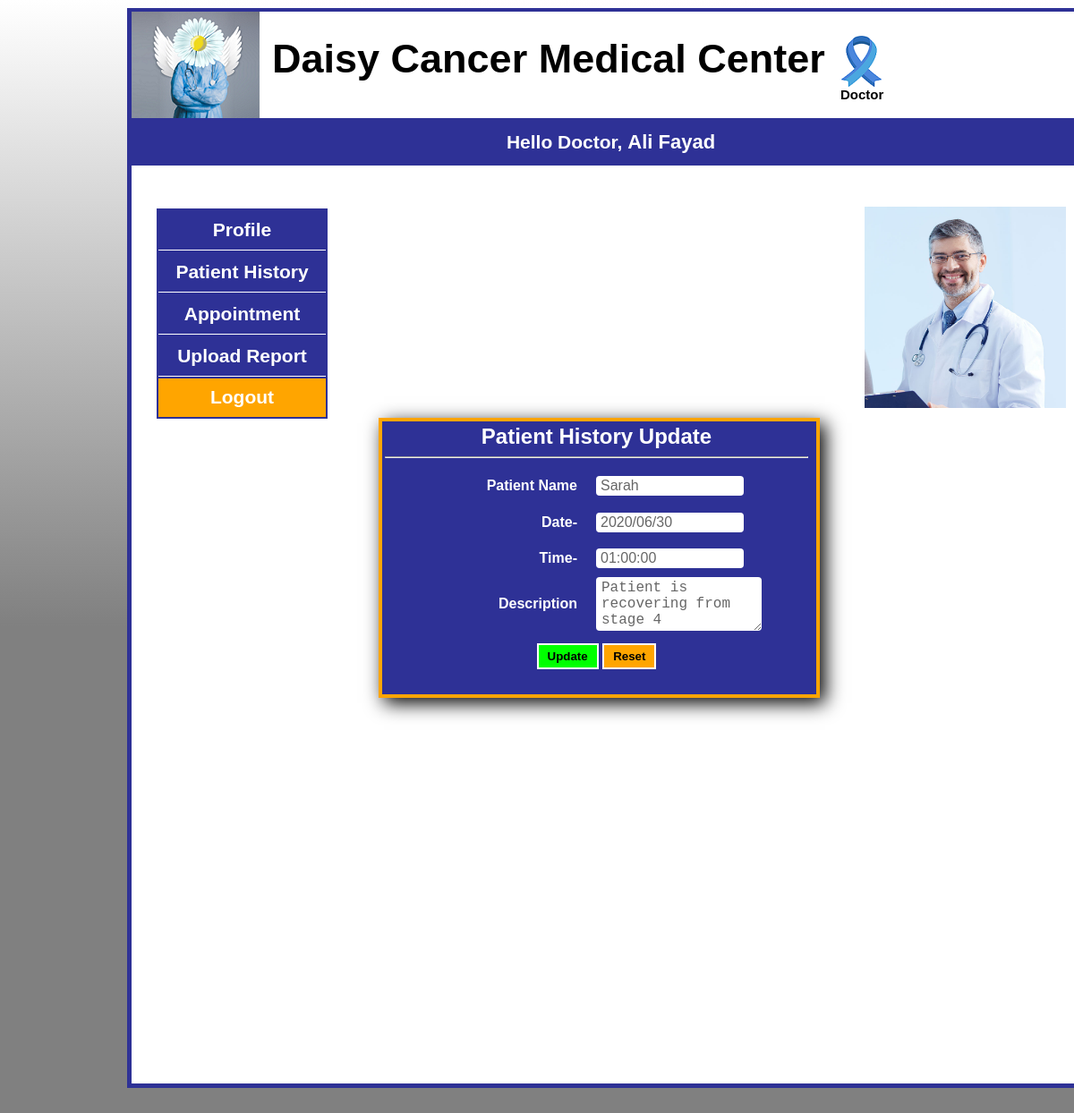
Screenshot of /Frontend/his_update1.php?hid=10 (signed in) with the database file from the repository.
### tables this page shows
CREATE TABLE `doctor` (
  `doctorID` int(20) NOT NULL,
  `d_name` varchar(50) NOT NULL,
  `specialty` varchar(20) NOT NULL,
  `d_address` varchar(70) DEFAULT NULL,
  `d_phone` varchar(15) DEFAULT NULL,
  `d_email` varchar(20) NOT NULL,
  `d_gender` varchar(10) DEFAULT NULL,
  `d_password` varchar(15) DEFAULT NULL,
  `d_image` varchar(50) DEFAULT NULL
);

CREATE TABLE `patient_history` (
  `historyID` int(11) NOT NULL,
  `patientID` int(20) NOT NULL,
  `doctorID` int(20) NOT NULL,
  `details` varchar(255) DEFAULT NULL,
  `date` date DEFAULT NULL,
  `time` time DEFAULT NULL
);

CREATE TABLE `patient` (
  `patientID` int(20) NOT NULL,
  `p_name` varchar(50) NOT NULL,
  `p_age` float DEFAULT NULL,
  `p_gender` varchar(10) DEFAULT NULL,
  `p_address` varchar(70) DEFAULT NULL,
  `p_phone` varchar(15) DEFAULT NULL,
  `p_email` varchar(20) NOT NULL,
  `p_password` varchar(15) NOT NULL,
  `p_image` varchar(50) DEFAULT NULL
);

### Frontend/his_update1.php (the view, shortened to what this page needs)
<html>
<head>
</head>
<body vlink="#FFFFFF">
	<div id="apDiv1">
		<?php include('doctor_header.php'); ?>
		<?php include('doctor_header2.php'); ?>
		<div id="apDiv17">
			<form name="form1" method="post" action="his_update2.php">
				<table width="479" border="0">
					<tr>
						<td height="44" colspan="3">
							<div align="center" style="font-size:24px;">Patient History Update</div>
							<hr>
						</td>
					</tr>
					<tr>
						<td width="215" height="39">
							<div align="right">Patient Name</div>
						</td>
						<td width="13">&nbsp;</td>
						<td width="237"><label for="textfield4"></label>
							<input type="text" name="patient" id="patient" value="<?php
																					$h_id = $_GET['hid'];
																					$querySelect = "select patient_history.patientID, p_name, details, historyID from patient, patient_history where historyID='$h_id' and patient_history.patientID = patient.patientID";
																					if (!($database = mysqli_connect("localhost", "root", "")))
																						die("Could not connect to database </body></html>");
																					if (!($result = mysqli_query($database, $querySelect))) {
																						print("<p>Could not execute query!</p>");
																						die(mysqli_error() . "</body></html>");
																					}
																					if ($result) {
																						while ($row = mysqli_fetch_row($result)) {
																							print $row[1];
																							$details = $row[2];
																						}
																					} else {
																						print mysql_error();
																					}
																					?>" onFocus="blur()"><input type="hidden" name="hid" value="<?php print $hid = $_GET['hid'];; ?>"> </td>
					</tr>
					<tr>
						<td height="40">
							<div align="right">Date-</div>
						</td>
						<td>&nbsp;</td>
						<td><label for="pname"></label>
							<input type="text" name="date" id="date" value="<?php print date("Y/m/d"); ?>" onFocus="blur()"></td>
					</tr>
					<tr>
						<td height="36">
							<div align="right">Time-</div>
						</td>
						<td>&nbsp;</td>
						<td><label for="textfield2"></label>
							<input type="text" name="time" id="time" value="<?php date_default_timezone_set('Asia/Calcutta');
																			print date("H:i:s"); ?>" onFocus="blur()"></td>
					</tr>
					<tr>
						<td>
							<div align="right">Description</div>
						</td>
						<td>&nbsp;</td>
						<td><label for="description"></label>
							<?php
							print '<textarea name="description" cols="25" rows="3" id="description" placeholder="Enter patient diagnostic detail" required>' . $details . '</textarea></td>'
							?>
					</tr>
					<tr>
						<td colspan="3">
							<div align="center">
								<input type="submit" name="Submit" id="button" value="Update">
								<input type="reset" name="button2" id="button2" value="Reset">
							</div>
						</td>
					</tr>
				</table>
			</form>
		</div>
	</div>
</body>
</html>

### Frontend/doctor_header.php (shortened to what this page needs)
<div id="apDiv2">
	<div id="apDiv4"></div>
	<div id="apDiv5">
		<div align="left">Daisy Cancer Medical Center <img src="Image/ribbon.png" align="top"></div>
		<div align="left" class="doctor">Doctor</div>
	</div>
</div>
<div id="apDiv6">
	<table width="1071" height="54" border="0">
		<tr>
			<td width="145">
				<div align="center" id="ap6"><a>Hello Doctor,
						<?php
						$uid = $_SESSION['id'];
						$querySelect = "select d_name from doctor where doctorID='$uid'";
						if (!($database = mysqli_connect("localhost", "root", "")))
							die("Could not connect to database </body></html>");
						if (!($result = mysqli_query($database, $querySelect))) {
							print("<p>Could not execute query!</p>");
							die(mysqli_error() . "</body></html>");
						}
						$row = mysqli_fetch_row($result);
						print "<font style='font-size:22px;'><strong>" . $row[0] . "</strong></font>";
						?>
					</a></div>
			</td>
		</tr>
	</table>
</div>

### Frontend/doctor_header2.php (shortened to what this page needs)
<html>
<head>
	<div id="apDiv12">
		<div id="apDiv15">
			<?php
			$uid = $_SESSION['id'];
			$querySelect = "select d_image from doctor where doctorID='$uid'";
			if (!($database = mysqli_connect("localhost", "root", "")))
				die("Could not connect to database </body></html>");
			if (!($result = mysqli_query($database, $querySelect))) {
				print("<p>Could not execute query!</p>");
				die(mysqli_error() . "</body></html>");
			}
			$row = mysqli_fetch_row($result);
			$img = $row[0];
			print "<img src='imge/";
			print $img;
			print "' height='225px' width='225px'>";
			?>
		</div>
		<div id="apDiv8">
			<table width="191" height="235" border="0">
				<tr>
					<td width="195">
						<div align="center"><a href="doctor_profile.php">Profile</a></div>
					</td>
				</tr>
				<tr>
					<td onMouseOver="show1()" onMouseOut="hide1()">
						<div align="center"><a href="#">Patient History</a></div>
					</td>
				</tr>
				<tr>
					<td onmouseover="show()" onMouseOut="hide()">
						<div align="center"><a href="#">Appointment</a></div>
					</td>
				</tr>
				<tr>
					<td>
						<div align="center"><a href="p_report.php">Upload Report</a></div>
					</td>
				</tr>
				<tr>
					<td class="logout">
						<div align="center"><a href="d_logout.php">Logout</a></div>
					</td>
				</tr>
			</table>
		</div>
	</div>

### Frontend/his_update1.php (style rules this page uses)
#apDiv17 { position: absolute; width: 485px; height: 305px; z-index: 11; left: 276px; top: 453px; border: 4px solid orange; background: #2e3196; box-shadow: 6px 6px 20px rgba(0, 0, 0, 1); }
#apDiv1 #apDiv17 form table { font-family: Tahoma, Geneva, sans-serif; }
#apDiv1 #apDiv17 form table tr td div { font-family: Tahoma, Geneva, sans-serif; color: white; font-weight: bold; font-size: 16px; }
#apDiv17 tr input[type="text"] { width: 165px; padding: 2px 5px; font-size: 16px; color: #666; border: none; background-image: -webkit-gradient(linear, » 0% 0%, 0% 12%, from(#999), to(#fff)); background-image: -moz-linear-gradient(0% 12% » 90deg, #fff, #999); background-color: #fff; -webkit-border-radius: 4px; -moz-border-radius: 4px; -o-border-radius: 4px; border-radius: 4px; }
#apDiv17 textarea { width: 185px; padding: 3px 6px; font-size: 16px; color: #666; border: none; background-image: -webkit-gradient(linear, » 0% 0%, 0% 12%, from(#999), to(#fff)); background-image: -moz-linear-gradient(0% 12% » 90deg, #fff, #999); background-color: #fff; -webkit-border-radius: 4px; -moz-border-radius: 4px; -o-border-radius: 4px; border-radius: 4px; }
#button { padding: 5 10 5 10; font-weight: bold; background-color: #00FF00; border: 2px solid white; margin-top: 10px; }
#button2 { padding: 5 10 5 10; font-weight: bold; background-color: orange; border: 2px solid white; }

### Frontend/doctor_header.php (style rules this page uses)
body { height: 1400px; background-image: linear-gradient(white, grey, grey); font-family: Arial, Helvetica, sans-serif; margin: 0 auto; padding: 0px; }
#apDiv1 { position: absolute; width: 1070px; height: 1197px; z-index: 1; left: 142px; top: 9px; color: #CCC; background-color: white; border: 5px solid #2e3196; }
#apDiv2 { position: absolute; width: 1071px; height: 119px; z-index: 1; left: 0px; top: -1px; color: #D6D6D6; background-color: #FFFFFF; ; }
#apDiv4 { position: absolute; width: 151px; height: 120px; z-index: 2; background-image: url(Image/logo.png); background-repeat: no-repeat; }
#apDiv5 { position: absolute; width: 785px; height: 74px; z-index: 1; left: 157px; top: 27px; font-size: 45px; color: black; font-weight: bold; }
#apDiv6 { position: absolute; width: 1071px; height: 53px; z-index: 3; top: 118px; background-color: #2e3196; font-weight: bold; color: #FFF; left: 0px; }
a:link { text-decoration: none; color: white; font-weight: bold; font-size: 21px; }
a { text-decoration: none; color: white; font-weight: bold; font-size: 21px; }
#apDiv5 .doctor { position: absolute; font-size: 15px; left: 635px; }

### Frontend/doctor_header2.php (style rules this page uses)
#apDiv8 { position: absolute; width: 191px; height: 235px; left: 2px; top: 16px; background-color: #2e3196; }
#apDiv8 tr td { background-color: #2e3196; }
#apDiv12 { position: absolute; width: 1019px; height: 891px; z-index: 10; left: 26px; top: 203px; }
#apDiv15 { position: absolute; width: 225px; height: 225px; z-index: 5; left: 793px; top: 14px; }
#apDiv8 td { border-bottom: 1px solid white; }
#apDiv8 .logout { border-bottom: 0px solid white; background-color: orange; }

### rows the page displays
doctor: d_name "Ali Fayad", d_image (picture)
patient_history: patient "Sarah", description "Patient is recovering from stage 4"
